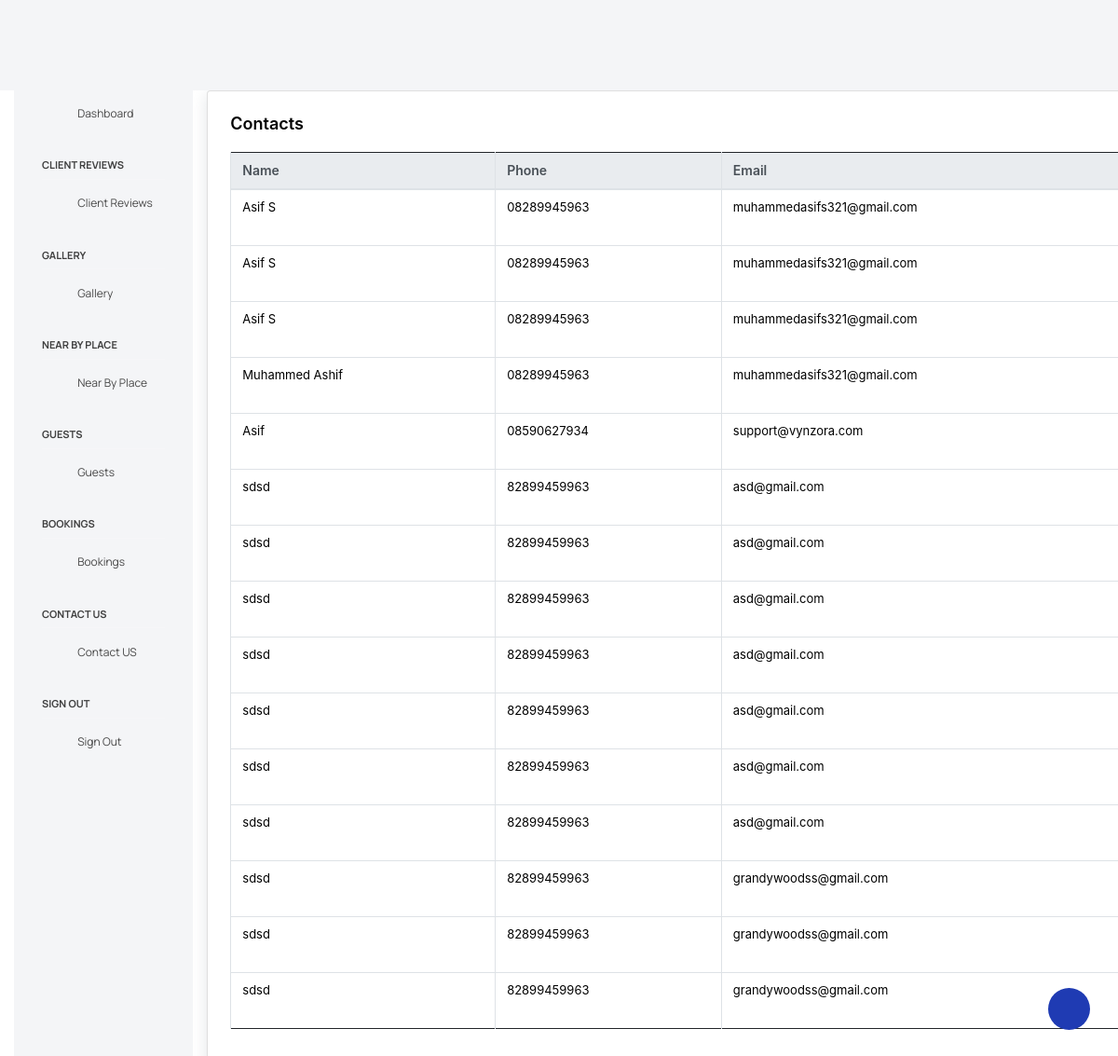
Screenshot of /contact-view/ (signed in) with the database file from the repository.
### grandywoods_app/models.py (models this page shows, shortened)
class ContactModel(models.Model):
    name = models.CharField(max_length=100, blank=True, null=True)
    phone = models.CharField(max_length=20, blank=True, null=True)
    email = models.EmailField(blank=True, null=True)
    message = models.TextField(blank=True, null=True)

### grandywoods_app/views.py (the view)
# urls.py: path('contact-view/', views.contact_view, name='contact_view'),
@login_required(login_url='user_login')
def contact_view(request):
    contacts = ContactModel.objects.all().order_by('-id')
    return render(request,'admin_pages/contact_view.html',{'contacts':contacts})

### templates/admin_pages/contact_view.html (shortened to what this page needs)
{% extends "admin_pages/base.html" %}
{% load static %}
{% block content %}
<link rel="stylesheet" href="https://stackpath.bootstrapcdn.com/bootstrap/4.5.2/css/bootstrap.min.css">
<div class="col-lg-11 stretch-card">
    <div class="card">
        <div class="card-body">
            <h4 class="card-title">Contacts</h4>
            <div class="table-responsive">
                <table class="table table-bordered" style="width: 1400px;">
                    <thead class="thead-light">
                        <tr>
                            <th>Name</th>
                            <th>Phone</th>
                            <th>Email</th>
                        </tr>
                    </thead>
                    <tbody>
                    {% for contact in contacts %}
                        <tr>
                            <td>{{ contact.name }}</td>
                            <td>{{ contact.phone }}</td>
                            <td>{{ contact.email }}</td>
                        </tr>
                    {% empty %}
                        <tr>
                            <td colspan="6" class="text-center">No contacts available.</td>
                        </tr>
                    {% endfor %}
                    </tbody>
                </table>
            </div>
        </div>
    </div>
</div>
{% endblock %}

### templates/admin_pages/base.html (style rules this page uses)
* { margin:0px; }

### rows the page displays
ContactModel: name "Asif S", phone "08289945963", email "muhammedasifs321@gmail.com"
ContactModel: name "Asif S", phone "08289945963", email "muhammedasifs321@gmail.com"
ContactModel: name "Asif S", phone "08289945963", email "muhammedasifs321@gmail.com"
ContactModel: name "Muhammed Ashif", phone "08289945963", email "muhammedasifs321@gmail.com"
ContactModel: name "Asif", phone "08590627934", email "support@vynzora.com"
ContactModel: name "sdsd", phone "82899459963", email "asd@gmail.com"
ContactModel: name "sdsd", phone "82899459963", email "asd@gmail.com"
ContactModel: name "sdsd", phone "82899459963", email "asd@gmail.com"
ContactModel: name "sdsd", phone "82899459963", email "asd@gmail.com"
ContactModel: name "sdsd", phone "82899459963", email "asd@gmail.com"
ContactModel: name "sdsd", phone "82899459963", email "asd@gmail.com"
ContactModel: name "sdsd", phone "82899459963", email "asd@gmail.com"
ContactModel: name "sdsd", phone "82899459963", email "grandywoodss@gmail.com"
ContactModel: name "sdsd", phone "82899459963", email "grandywoodss@gmail.com"
ContactModel: name "sdsd", phone "82899459963", email "grandywoodss@gmail.com"
